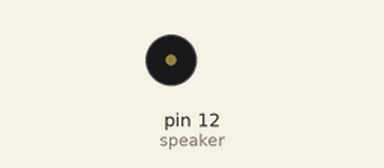
Simulated run of this sketch. Board: Arduino Uno, built with avr-gcc and run on an emulated ATmega328P. On the bench: buzzer (waves = sounding).

Above: at 0.1 s.
Timing chart, 0 to 1.6 s (numbered marks = the images above):
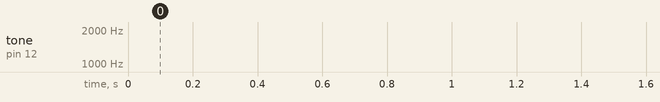

The sketch:

TriangularSiren.ino
```cpp
const int speaker = 12;

const int lower = 1000;
const int higher = 3000;

const float stepsize = 50;

float frequency = lower;
int direct = 1;

void setup() {
  pinMode(speaker, OUTPUT);
}

void loop () {

  frequency += direct * stepsize;

  if (frequency > higher)
    direct = -1;
  if (frequency < lower)
    direct = 1;

  tone(speaker, frequency);

  delay(1);
}
```
